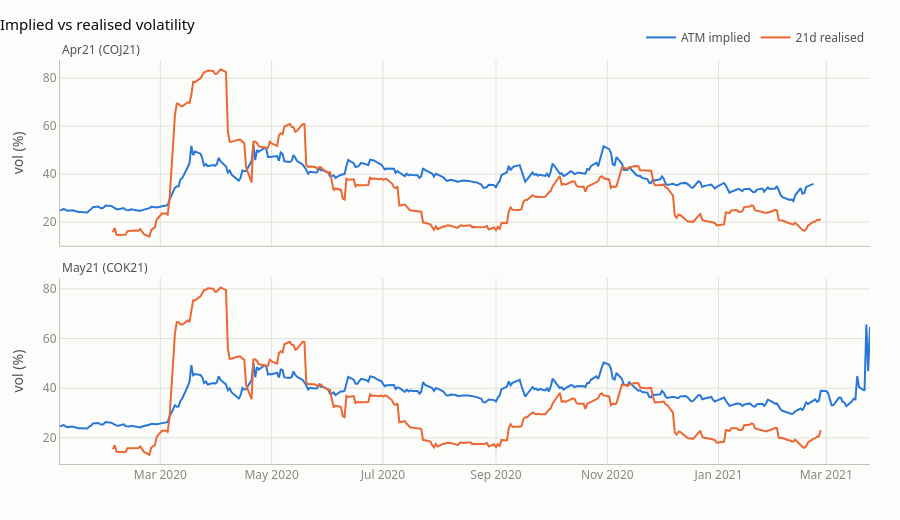

The cell this chart's notebook holds for it:
### Markdown cell above
## 5. Implied volatility

### Code cell
atm_j = eda.atm_vol(res.enriched, LEG_OPTIONS[0])
atm_k = eda.atm_vol(res.enriched, LEG_OPTIONS[1])
t0 = pd.Timestamp(INCEPTION)
assert abs(atm_j[t0] - 0.249) < 2e-3 and abs(atm_k[t0] - 0.246) < 2e-3
rv = eda.realised_vol(r)["COJ21"].dropna()
premium = (atm_j.reindex(rv.index) - rv).dropna()
assert (premium > 0).mean() > 0.6  # implied above realised on most days
print(f"implied > realised on {100 * (premium > 0).mean():.0f}% of days")
fig["Implied vs realised volatility"].show()

### Figure 1 — Plotly figure (JSON) as saved in the notebook; plotly's stock layout.template omitted (floating-point values rounded to 4 significant figures; data arrays with more than 128 entries replaced by an {"elided": "..."} marker saying what was removed)
{"data": [{"legendgroup": "ATM implied", "line": {"color": "#2a78d6", "width": 2}, "mode": "lines", "name": "ATM implied", "showlegend": true, "type": "scatter", "x": {"elided": "293 str values"}, "xaxis": "x", "y": {"elided": "293 float values"}, "yaxis": "y"}, {"legendgroup": "21d realised", "line": {"color": "#eb6834", "width": 2}, "mode": "lines", "name": "21d realised", "showlegend": true, "type": "scatter", "x": {"elided": "296 str values"}, "xaxis": "x", "y": {"elided": "296 float values"}, "yaxis": "y"}, {"legendgroup": "ATM implied", "line": {"color": "#2a78d6", "width": 2}, "mode": "lines", "name": "ATM implied", "showlegend": false, "type": "scatter", "x": {"elided": "316 str values"}, "xaxis": "x2", "y": {"elided": "316 float values"}, "yaxis": "y2"}, {"legendgroup": "21d realised", "line": {"color": "#eb6834", "width": 2}, "mode": "lines", "name": "21d realised", "showlegend": false, "type": "scatter", "x": {"elided": "296 str values"}, "xaxis": "x2", "y": {"elided": "296 float values"}, "yaxis": "y2"}], "layout": {"annotations": [{"font": {"color": "#52514e", "size": 12}, "showarrow": false, "text": "Apr21 (COJ21)", "x": 0, "xanchor": "left", "xref": "paper", "y": 1.0, "yanchor": "bottom", "yref": "paper"}, {"font": {"color": "#52514e", "size": 12}, "showarrow": false, "text": "May21 (COK21)", "x": 0, "xanchor": "left", "xref": "paper", "y": 0.46, "yanchor": "bottom", "yref": "paper"}], "font": {"color": "#52514e", "family": "system-ui, -apple-system, \"Segoe UI\", sans-serif", "size": 12}, "height": 520, "hoverlabel": {"bgcolor": "#fcfcfb", "font": {"color": "#0b0b0b"}}, "hovermode": "x unified", "legend": {"orientation": "h", "x": 1, "xanchor": "right", "y": 1.02, "yanchor": "bottom"}, "margin": {"b": 50, "l": 60, "r": 30, "t": 60}, "paper_bgcolor": "#fcfcfb", "plot_bgcolor": "#fcfcfb", "title": {"font": {"color": "#0b0b0b", "size": 15}, "text": "Implied vs realised volatility", "x": 0, "xanchor": "left"}, "xaxis": {"anchor": "y", "domain": [0.0, 1.0], "gridcolor": "#e1e0d9", "linecolor": "#c3c2b7", "matches": "x2", "showline": true, "showticklabels": false, "tickfont": {"color": "#898781"}, "title": {"font": {"color": "#52514e"}, "text": ""}, "zeroline": false}, "xaxis2": {"anchor": "y2", "domain": [0.0, 1.0], "gridcolor": "#e1e0d9", "linecolor": "#c3c2b7", "showline": true, "tickfont": {"color": "#898781"}, "title": {"font": {"color": "#52514e"}, "text": ""}, "zeroline": false}, "yaxis": {"anchor": "x", "domain": [0.54, 1.0], "gridcolor": "#e1e0d9", "linecolor": "#c3c2b7", "tickfont": {"color": "#898781"}, "title": {"font": {"color": "#52514e"}, "text": "vol (%)"}, "zeroline": false}, "yaxis2": {"anchor": "x2", "domain": [0.0, 0.46], "gridcolor": "#e1e0d9", "linecolor": "#c3c2b7", "tickfont": {"color": "#898781"}, "title": {"font": {"color": "#52514e"}, "text": "vol (%)"}, "zeroline": false}}}
